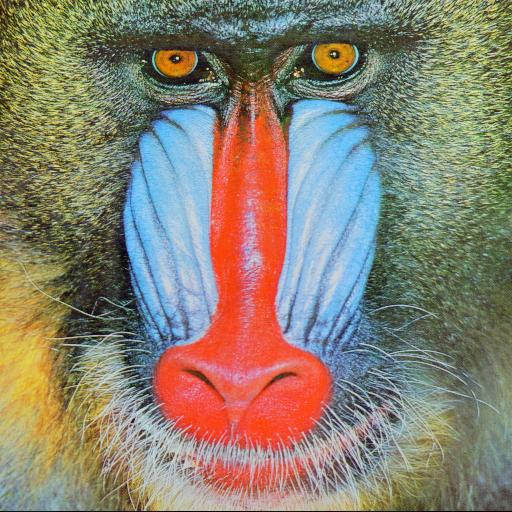
#> input picture lab1/mandril.jpg, 512 x 512 px
$ jupyter execute lab1.ipynb
#> lines starting #> are read from the running program, lines starting #| are printed output that depends on the picture
W ramach kursu będziemy wykorzystywać głównie bibliotekę OpenCV (Open Computer Vision Library).
W trakcie niniejszego ćwiczenia zapoznamy się z podstawowymi funkcjonalnościami: wczytaniami, zapisywaniem, konwersją do inne przestrzeni barw.
Zaznajomimy się również z Jupyter Notebook.

Wczytywanie obrazów z wykorzystaniem OpenCV.
1. Zaimportuj bibliotekę OpenCV:
    ```py
    import cv2
    ```
2. Zaimportuj bibliotekę pyplot z matplotlib jako plt:
    ```py
    from matplotlib import pyplot as plt
    ```
3. Wygodną opcją jest możliwość pobierania danych (obrazów, ale też np. baz danych) z sieci. Eliminuje to konieczność pobierania danych np. z Moodle oraz czyni uzupełniony Notebook "samowystarczalnym" - wystarczy go uruchomić.
  * zaimportuj bibliotekę os
    ```py
    import os
    ```
  * zaimportuj bibliotekę request
    ```py
    import requests
    ```
  * stwórz zmienne na adres pobieranego pliku (*url*) i samą jego nazwę (*fileName*)
  * sprawdź, czy taki plik istnieje (unikniemy wielokrotnego pobierania tych samych danych)
    ```py
    if not os.path.exists(fileName):
    ```
  * pobierz plik: `r = requests.get(url + fileName, allow_redirects=True)`
  * zapisz na dysku: `open(fileName, 'wb').write(r.content)`

4. Wykorzystując polecenie *imread* wczytaj obraz *mandril.jpg*
5. Wyświetl obraz wykorzystując bibliotekę *pyplot*
    ```py
    plt.imshow(I)
    plt.xticks([]), plt.yticks([])
    plt.show()
    ```
6. Jeśli ktoś nie wie jak powinien wyglądać mandryl, to proszę podglądnąć obraz na GitHub lub w sprawdzić w Interencie.
   Przyczyną problemu jest sposób w jaki funkcja `imread` z OpenCV odczytuje obraz (BGR, zamiast RGB).
   Obrazom kolorowym będzie poświęcone odrębne ćwiczenie, także nie będziemy w tym miejscu rozwijać tego wątku.
7. W celu poprawnego wyświetlenia należy dokonać konwersji koloru z BGR na RGB.
        I = cv2.cvtColor(I, cv2.COLOR_BGR2RGB)
8. Dla porządku warto dodać, że w OpenCV do wyświetlania domyślnie wykorzystuje się funkcję `imshow`.
   Jednakże w przypadku Jupyter Notebook to rozwiązanie ma pewne wady i dlatego nie będziemy jej używać.
   Natomiast jeśli ktoś pracuje w "czystym" Python, to jest to na pewno równoważna funkcjonalność.

[cell 1]
import cv2
import os
from matplotlib import pyplot as plt
import requests

url = "https://raw.githubusercontent.com/vision-agh/poc_sw/master/01_Intro/"
image_name = "mandril"
filename = image_name + ".jpg"
if not os.path.exists(filename):
    r = requests.get(url + filename, allow_redirects=True)
    with open(filename, "wb") as image_file:
        image_file.write(r.content)

plt.xticks([])
plt.yticks([])
image = cv2.cvtColor(cv2.imread(filename), cv2.COLOR_BGR2RGB)
plt.imshow(image)
plt.show()

W praktycznych rozważaniach często analizuje się obrazy w odcieniach szarości (ang. *grayscale*).
Do konwersji służy znana już funkcja `cvtColor` tylko tym razem z parametrem `cv2.COLOR_RGB2GRAY`.
Proszę spróbować wyświetlić obraz.
Może okazać się, że nadal jest kolorowy, choć inaczej.
Dlaczego tak się dzieje zostanie obszerniej wyjaśnione pod koniec ćwiczenia.
Na razie należy dodać polecenie `plt.gray()` przed `plt.show`.

[cell 2]
plt.xticks([])
plt.yticks([])
image_gs = cv2.cvtColor(image, cv2.COLOR_RGB2GRAY)
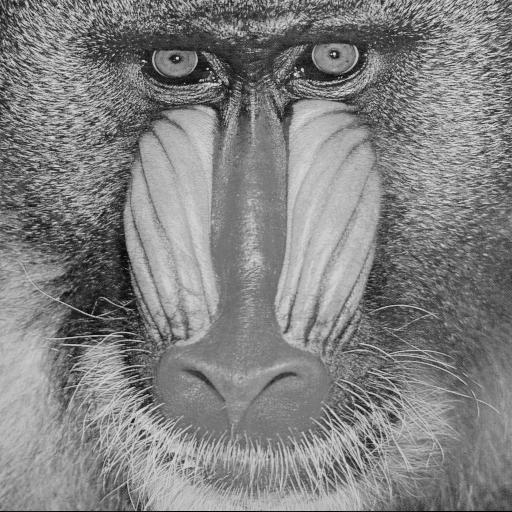
#> image_gs: shape (512, 512); min 1, max 238, mean 129.6
plt.imshow(image_gs)
plt.gray()
plt.show()

Czasami konieczne jest zapisanie przetworzonego obrazu.
Służy do tego funkcja `cv2.imwrite`.
Proszę zapisać szarą wersję mandryla w formacie *png*.
Warto sprawdzić, czy obraz zapisał się poprawnie tj. otworzyć go w aplikacji do przeglądania obrazów.

[cell 3]
cv2.imwrite(image_name + ".gs.png", image_gs)
#> Out = True

Obraz w skali szarości możemy traktować jako dwuwymiarową funkcję $L(x,y)$, gdzie $x$, $y$ to współrzędne piksela, a $L(x,y)$ poziom jasności (najczęściej [0;255] - zapis na 8-bitach, typ *unsigned int*).
Wyświetl obraz mandryl jako funkcję dwuwymiarową (uwaga - to chwilę się liczy):

[cell 4]
import numpy as np

# create grid
xx, yy = np.mgrid[0:image_gs.shape[0], 0:image_gs.shape[1]]

# create the figure
fig = plt.figure()
ax = fig.add_subplot(projection = '3d')
ax.plot_surface(xx, yy, image_gs ,rstride=1, cstride=1, cmap=plt.get_cmap('gray'), linewidth=0)
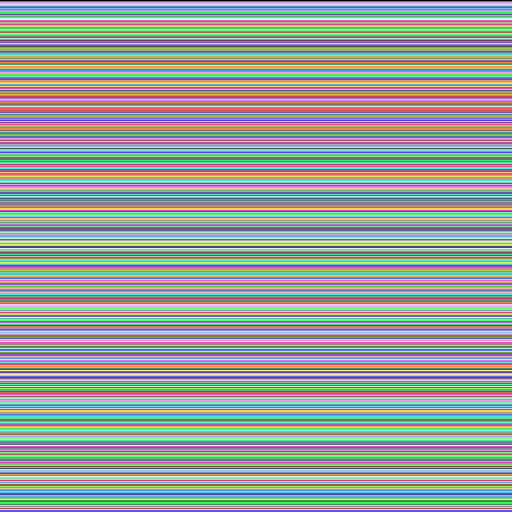
#> xx: shape (512, 512) int64; 512 distinct labels, from 0 to 511; one colour per label, 0 black

# show it
plt.show()
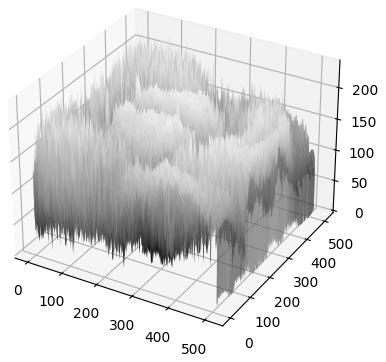
#> figure drawn by matplotlib, 1 panel

Komentarz:
- używamy biblioteki do obliczeń *numpy*,
- tworzymy siatkę punktów o rozmiarach takich jak obraz (*shape*),
- rysujemy wykres 3D

Podczas przetwarzania i analizy obrazów przydatne bywają "przekroje" przez obraz, czyli wartości funkcji $L(x,y)$ w przypadku gdy $x$ lub $y$ jest ustalone.
Wykonaj jeden wybrany przekrój w $x$ i $y$:
- po pierwsze należy pobrać dany wiersz lub kolumnę - np. `S = IG[10,:]` (tu jedenasty wiersz),
- po drugie stworzyć wykres złożony z dwóch subwykresów: `f, (ax1,ax2) = plt.subplots(1,2)`
- dla każdego z nich ustawić tytuł (np. `ax1.set_title('XXX')`) oraz treść `ax1.plot(S)`,
- na koniec całość wyświetlić `plt.show()`.

[cell 5]
x, y = 20, 128
image_row, image_col = image_gs[y, :], image_gs[:, x]
#> image_row = 512 values, max 214 at index 436, min 8 at index 145, mean 139.1; image_col = 512 values, max 204 at index 38, min 19 at index 511, mean 139
fig, (ax1, ax2) = plt.subplots(1, 2)
ax1.set_title(f"Wiersz dla y = {y}")
ax1.plot(image_row)
ax2.set_title(f"Kolumna dla x = {x}")
ax2.plot(image_col)
plt.show()
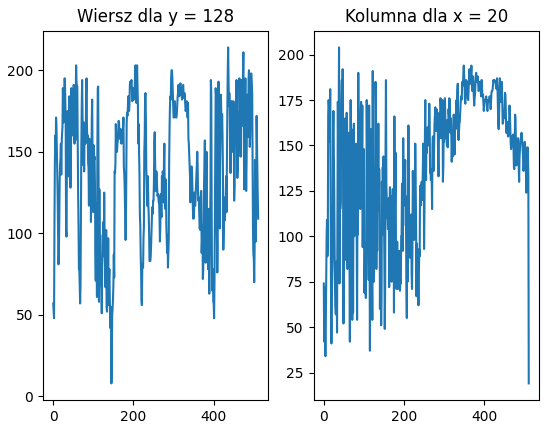
#> figure drawn by matplotlib, 2 panels; panel 1: curve peaks at x = 436, y = 214; panel 2: curve peaks at x = 38, y = 204

Obrazy indeksowane składają się z dwóch macierzy - obrazu oraz tzw. mapy kolorów.
W macierzy obrazu zapisane są wartości poszczególnych pikseli.
Macierz mapy kolorów ma rozmiar $m \times 3$ ($m$ wierszy, w~każdym 3 wartości - składowe R,G,B).
Podczas wyświetlania, na podstawie wartości piksela, odczytywany jest kolor z macierzy mapy kolorów.
W ten sposób możliwe staje się "pokolorowanie" obrazu w skali szarości (stąd wcześniej szary mandryl był kolorowy).
Wykorzystanie pseudokoloru nie wpływa na ilość informacji zawartej na obrazku, pomaga jedynie przedstawić go w bardziej czytelnej (dla człowieka) formie.
Przykładowo można uzyskać poprawę kontrastu, co jest ważne przy analizie np. obrazów medycznych.
Bardziej obszerny opis i spis dostępnym map można znaleźć w [dokumentacji.](https://matplotlib.org/3.1.0/tutorials/colors/colormaps.html)

Wykorzystując dokumentację oraz polecenie `plt.imshow(IG, cmap=plt.get_cmap('XXX'))` proszę wyświetlić obraz madryl w 4 różnych mapach kolorów.

[cell 6]
def render_plot(image_gs, title, colormap):
  plt.xticks([])
  plt.yticks([])
  plt.title(title)
  plt.imshow(image_gs, cmap=colormap)
  plt.show()

### Inferno

[cell 7]
render_plot(image_gs, "Przestrzeń barw \"inferno\"", "inferno")

### Plasma

[cell 8]
render_plot(image_gs, "Przestrzeń barw \"plasma\"", "plasma")

### Wistia

[cell 9]
render_plot(image_gs, "Przestrzeń barw \"wistia\"", "Wistia")

### Twilight

[cell 10]
render_plot(image_gs, "Przestrzeń barw \"twilight\"", "twilight")
